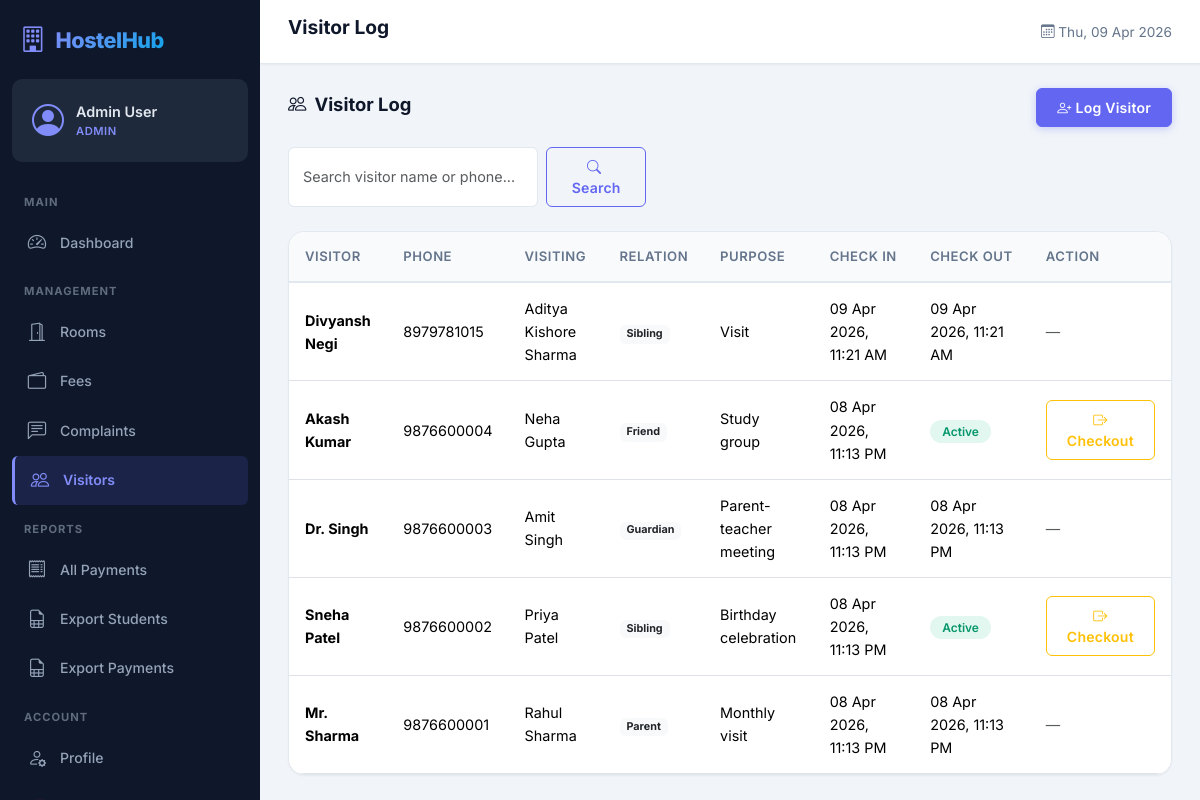
Screenshot of /visitors/ (signed in) with the database file from the repository.
### apps/accounts/models.py (models this page shows, shortened)
class CustomUser(AbstractUser):
    ROLE_CHOICES = [
        ('student', 'Student'),
        ('admin', 'Admin'),
        ('warden', 'Warden'),
    ]
    role = models.CharField(max_length=10, choices=ROLE_CHOICES, default='student')
    phone = models.CharField(max_length=15, blank=True)
    parent_phone = models.CharField(max_length=15, blank=True, verbose_name='Parent/Guardian Phone')
    address = models.TextField(blank=True)
    institution = models.CharField(max_length=200, blank=True, verbose_name='College/Institution')
    profile_pic = models.ImageField(upload_to='profile_pics/', blank=True, null=True)
    class Meta:
        verbose_name = 'User'
        verbose_name_plural = 'Users'
    @property
    def is_student(self):
        return self.role == 'student'
    @property
    def is_hostel_admin(self):
        return self.role == 'admin' or self.is_superuser

### apps/visitors/models.py (models this page shows, shortened)
class VisitorEntry(models.Model):
    RELATION_CHOICES = [
        ('parent', 'Parent'),
        ('guardian', 'Guardian'),
        ('sibling', 'Sibling'),
        ('friend', 'Friend'),
        ('relative', 'Relative'),
        ('other', 'Other'),
    ]
    student = models.ForeignKey(settings.AUTH_USER_MODEL, on_delete=models.CASCADE, related_name='visitor_entries')
    visitor_name = models.CharField(max_length=100)
    visitor_phone = models.CharField(max_length=15)
    relation = models.CharField(max_length=15, choices=RELATION_CHOICES, default='parent')
    purpose = models.CharField(max_length=200)
    check_in = models.DateTimeField(auto_now_add=True)
    check_out = models.DateTimeField(null=True, blank=True)
    id_proof = models.CharField(max_length=100, blank=True, help_text='ID proof number')
    logged_by = models.ForeignKey(
        settings.AUTH_USER_MODEL, on_delete=models.SET_NULL,
        null=True, related_name='logged_visitors'
    )
    class Meta:
        ordering = ['-check_in']
        verbose_name_plural = 'Visitor Entries'
    @property
    def is_checked_out(self):
        return self.check_out is not None

### apps/visitors/views.py (the view)
# urls.py: path('', views.visitor_list, name='visitor_list'),
@login_required
def visitor_list(request):
    if request.user.is_hostel_admin or request.user.is_warden:
        visitors = VisitorEntry.objects.all().select_related('student')
    else:
        visitors = VisitorEntry.objects.filter(student=request.user)
    search = request.GET.get('search')
    if search:
        visitors = visitors.filter(visitor_name__icontains=search) | \
                   visitors.filter(visitor_phone__icontains=search)
    context = {
        'visitors': visitors,
        'search_query': search or '',
    }
    return render(request, 'visitors/visitor_list.html', context)

### templates/visitors/visitor_list.html (shortened to what this page needs)
{% extends 'base.html' %}
{% block page_title %}Visitor Log{% endblock %}
{% block content %}
<div class="section-header">
    <h2><i class="bi bi-people me-2"></i>Visitor Log</h2>
    <a href="{% url 'visitors:visitor_create' %}" class="btn btn-primary">
        <i class="bi bi-person-plus me-1"></i>Log Visitor
    </a>
</div>
<div class="filter-bar">
    <form method="GET" class="d-flex gap-2">
        <input type="text" name="search" class="form-control form-control-sm" style="max-width:250px;"
               placeholder="Search visitor name or phone..." value="{{ search_query }}">
        <button class="btn btn-sm btn-outline-primary"><i class="bi bi-search me-1"></i>Search</button>
    </form>
</div>
{% if visitors %}
<div class="table-container">
    <div class="table-responsive">
        <table class="table">
            <thead>
                <tr>
                    <th>Visitor</th>
                    <th>Phone</th>
                    <th>Visiting</th>
                    <th>Relation</th>
                    <th>Purpose</th>
                    <th>Check In</th>
                    <th>Check Out</th>
                    <th>Action</th>
                </tr>
            </thead>
            <tbody>
                {% for v in visitors %}
                <tr>
                    <td><strong>{{ v.visitor_name }}</strong></td>
                    <td>{{ v.visitor_phone }}</td>
                    <td>{{ v.student.get_full_name }}</td>
                    <td><span class="badge bg-light text-dark">{{ v.get_relation_display }}</span></td>
                    <td>{{ v.purpose|truncatechars:30 }}</td>
                    <td>{{ v.check_in|date:"d M Y, h:i A" }}</td>
                    <td>
                        {% if v.check_out %}
                        {{ v.check_out|date:"d M Y, h:i A" }}
                        {% else %}
                        <span class="badge-status badge-open">Active</span>
                        {% endif %}
                    </td>
                    <td>
                        {% if not v.is_checked_out %}
                        <a href="{% url 'visitors:visitor_checkout' v.pk %}" class="btn btn-sm btn-outline-warning">
                            <i class="bi bi-box-arrow-right"></i> Checkout
                        </a>
                        {% else %}
                        <span class="text-muted">—</span>
                        {% endif %}
                    </td>
                </tr>
                {% endfor %}
            </tbody>
        </table>
    </div>
</div>
{% else %}
<div class="empty-state">
    <i class="bi bi-people d-block"></i>
    <h3>No Visitor Records</h3>
    <p>Log a visitor entry to get started.</p>
</div>
{% endif %}
{% endblock %}

### templates/base.html (shortened to what this page needs)
{% load static %}
<!DOCTYPE html>
<html lang="en" data-bs-theme="light">
<head>
    <link href="https://cdn.jsdelivr.net/npm/bootstrap@5.3.3/dist/css/bootstrap.min.css" rel="stylesheet">
    <link rel="stylesheet" href="https://cdn.jsdelivr.net/npm/bootstrap-icons@1.11.3/font/bootstrap-icons.min.css">
    <link rel="stylesheet" href="{% static 'css/style.css' %}">
</head>
<body>
    {% if user.is_authenticated %}
    <div class="app-wrapper">
        <nav class="sidebar" id="sidebar">
            <div class="sidebar-header">
                <div class="brand">
                    <i class="bi bi-building"></i>
                    <span class="brand-text">HostelHub</span>
                </div>
            </div>
            <div class="sidebar-user">
                <div class="user-avatar">
                    <i class="bi bi-person-circle"></i>
                </div>
                <div class="user-info">
                    <span class="user-name">{{ user.get_full_name|default:user.username }}</span>
                    <span class="user-role badge-role">{{ user.get_role_display }}</span>
                </div>
            </div>
            <ul class="sidebar-nav">
                <li class="nav-section">Main</li>
                <li class="nav-item {% if request.resolver_match.url_name == 'home' %}active{% endif %}">
                    <a href="{% url 'dashboard:home' %}">
                        <i class="bi bi-speedometer2"></i>
                        <span>Dashboard</span>
                    </a>
                </li>
                <li class="nav-section">Management</li>
                <li class="nav-item {% if 'rooms' in request.resolver_match.app_name %}active{% endif %}">
                    <a href="{% url 'rooms:room_list' %}">
                        <i class="bi bi-door-open"></i>
                        <span>Rooms</span>
                    </a>
                </li>
                <li class="nav-item {% if 'fees' in request.resolver_match.app_name %}active{% endif %}">
                    <a href="{% url 'fees:fee_dashboard' %}">
                        <i class="bi bi-wallet2"></i>
                        <span>Fees</span>
                    </a>
                </li>
                <li class="nav-item {% if 'complaints' in request.resolver_match.app_name %}active{% endif %}">
                    <a href="{% url 'complaints:complaint_list' %}">
                        <i class="bi bi-chat-left-text"></i>
                        <span>Complaints</span>
                    </a>
                </li>
                <li class="nav-item {% if 'visitors' in request.resolver_match.app_name %}active{% endif %}">
                    <a href="{% url 'visitors:visitor_list' %}">
                        <i class="bi bi-people"></i>
                        <span>Visitors</span>
                    </a>
                </li>
                {% if user.is_hostel_admin or user.is_warden %}
                <li class="nav-section">Reports</li>
                <li class="nav-item">
                    <a href="{% url 'fees:all_payments' %}">
                        <i class="bi bi-receipt"></i>
                        <span>All Payments</span>
                    </a>
                </li>
                <li class="nav-item">
                    <a href="{% url 'dashboard:export_csv' 'students' %}">
                        <i class="bi bi-file-earmark-spreadsheet"></i>
                        <span>Export Students</span>
                    </a>
                </li>
                <li class="nav-item">
                    <a href="{% url 'dashboard:export_csv' 'payments' %}">
                        <i class="bi bi-file-earmark-spreadsheet"></i>
                        <span>Export Payments</span>
                    </a>
                </li>
                {% endif %}
                <li class="nav-section">Account</li>
                <li class="nav-item {% if request.resolver_match.url_name == 'profile' %}active{% endif %}">
                    <a href="{% url 'accounts:profile' %}">
                        <i class="bi bi-person-gear"></i>
                        <span>Profile</span>
                    </a>
                </li>
                <li class="nav-item">
                    <a href="{% url 'accounts:logout' %}" class="text-danger">
                        <i class="bi bi-box-arrow-left"></i>
                    </a>
                </li>
            </ul>
        </nav>
        <main class="main-content">
            <header class="top-navbar">
                <h1 class="page-title">{% block page_title %}Dashboard{% endblock %}</h1>
                <div class="navbar-actions">
                    <span class="welcome-text d-none d-sm-inline">
                        <i class="bi bi-calendar3"></i>
                        {% now "D, d M Y" %}
                    </span>
                </div>
            </header>
            <div class="content-area">
                {% block content %}{% endblock %}
            </div>
        </main>
    </div>
    {% endif %}
</body>
</html>

### rows the page displays
CustomUser: get_full_name "Admin User", role "ADMIN"
VisitorEntry: visitor_name "Divyansh Negi", visitor_phone "8979781015", student.get_full_name "Aditya Kishore Sharma", relation "Sibling", purpose "Visit", check_in "09 Apr 2026, 11:21 AM", check_out "09 Apr 2026, 11:21 AM"
VisitorEntry: visitor_name "Akash Kumar", visitor_phone "9876600004", student.get_full_name "Neha Gupta", relation "Friend", purpose "Study group", check_in "08 Apr 2026, 11:13 PM", shows "Active", shows "Checkout"
VisitorEntry: visitor_name "Dr. Singh", visitor_phone "9876600003", student.get_full_name "Amit Singh", relation "Guardian", purpose "Parent-teacher meeting", check_in "08 Apr 2026, 11:13 PM", check_out "08 Apr 2026, 11:13 PM"
VisitorEntry: visitor_name "Sneha Patel", visitor_phone "9876600002", student.get_full_name "Priya Patel", relation "Sibling", purpose "Birthday celebration", check_in "08 Apr 2026, 11:13 PM", shows "Active", shows "Checkout"
VisitorEntry: visitor_name "Mr. Sharma", visitor_phone "9876600001", student.get_full_name "Rahul Sharma", relation "Parent", purpose "Monthly visit", check_in "08 Apr 2026, 11:13 PM", check_out "08 Apr 2026, 11:13 PM"
